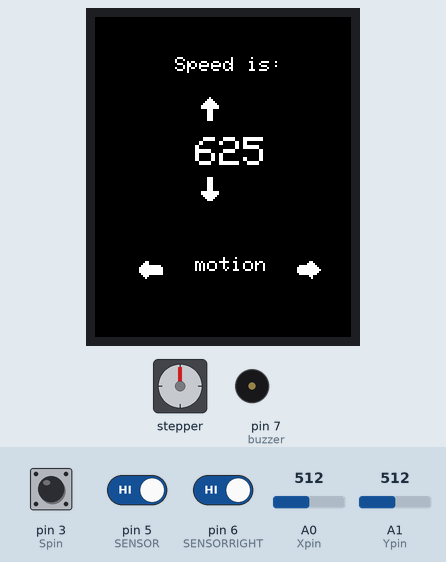
Recording of a sketch running on a simulated Arduino Uno, built with avr-gcc and run on an emulated ATmega328P. On the bench: 128×160 colour display, stepper motor, buzzer (waves = sounding). Inputs (shaded band) come from the test bench; at power-on: A0 (Xpin) = 512, pin 5 (SENSOR) HIGH, A1 (Ypin) = 512, pin 6 (SENSORRIGHT) HIGH, pin 3 (Spin) HIGH. Stepper angles assume 200 steps per turn; what the sketch prints to the serial monitor is not drawn.

Above: at 1.3 s.
1.4 s: A0 (Xpin) set to 705
2.9 s: A0 (Xpin) set to 722
At 3.05 s:
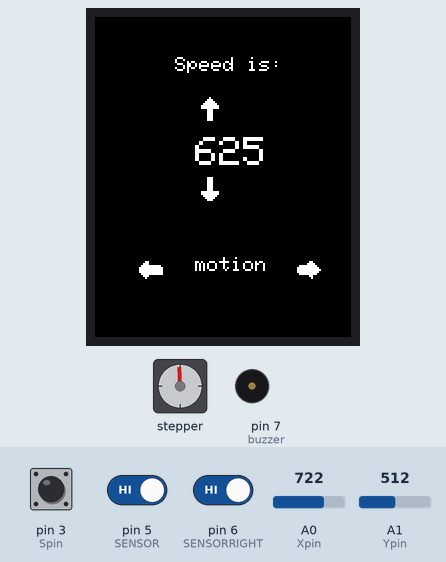
5.3 s: pin 5 (SENSOR) driven LOW
At 5.7 s:
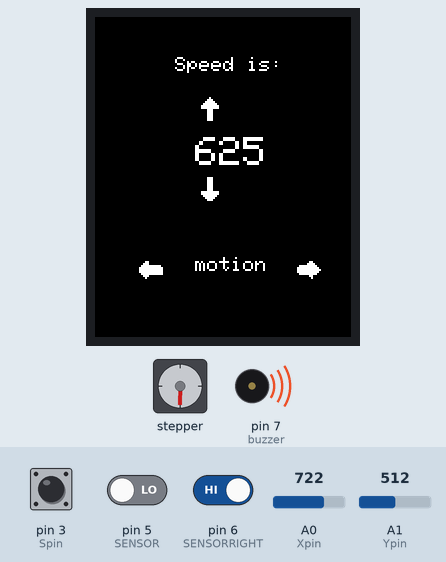
8.3 s: A1 (Ypin) set to 716
At 10.4 s:
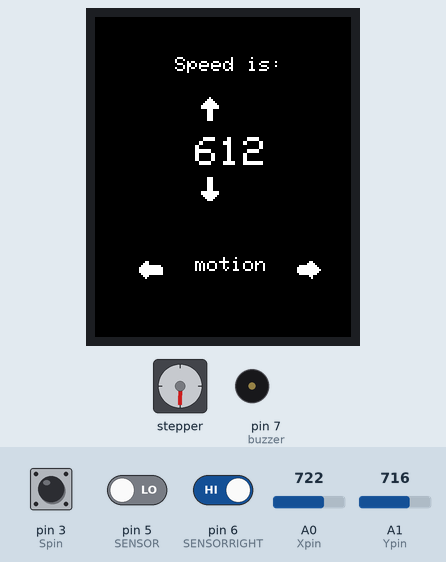
11.0 s: A0 (Xpin) set to 90
At 11.7 s:
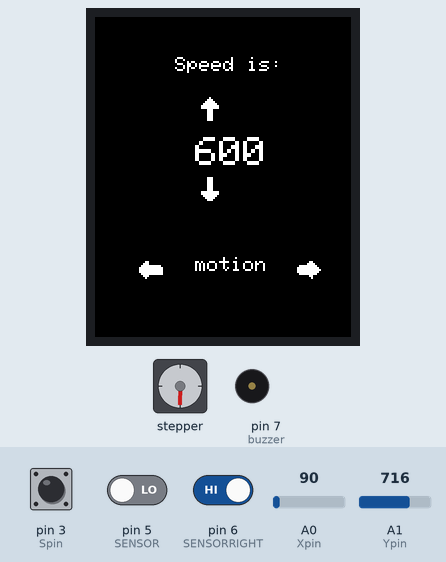
14.0 s: pin 6 (SENSORRIGHT) driven LOW
At 15.1 s:
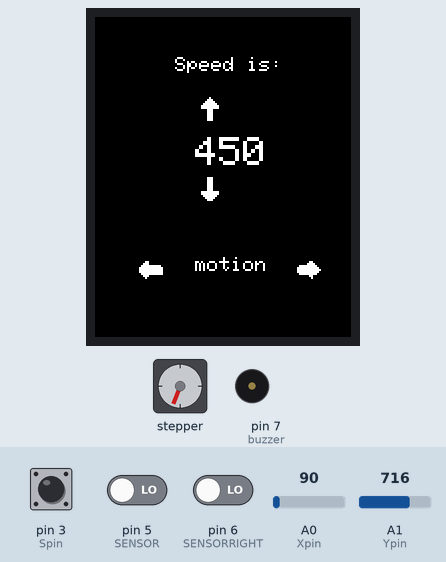
Timing chart, 0 to 18.0 s (numbered marks = the images above; inputs shaded):
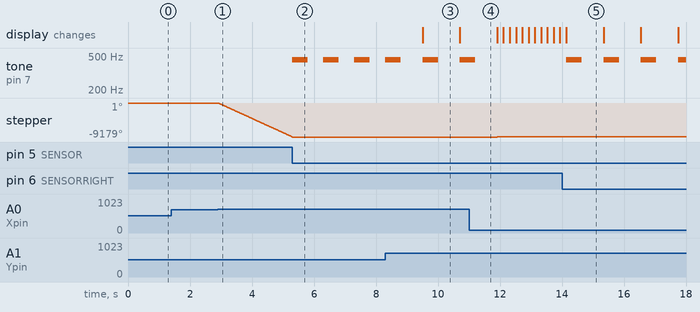

Measured:
- the behaviour switches between 712 and 713 on A0 (Xpin) (found by bisection; images 0 and 1)
- after the input at 1.4 s, every drawn part: stays the same
- after the input at 2.9 s, stepper: keeps turning counter-clockwise at about 3824°/s, starting at once
- after the input at 5.3 s, tone on pin 7 (buzzer): alternates 450 Hz for 0.50 s and silent for 0.50 s, starting at once
- after the input at 8.3 s, the display: changes after 1.2 s (image 3)
- after the input at 11.0 s, tone on pin 7 (buzzer): goes on until 11.2 s, then stays silent; stepper: keeps turning clockwise at about 10°/s, starting after 0.91 s
- after the input at 14.0 s, tone on pin 7 (buzzer): alternates 450 Hz for 0.50 s and silent for 0.70 s, starting after 0.14 s; stepper: stops changing and stays -9159°
- what the display in image 3 shows lasts 1.2 s, from 9.5 s to 10.7 s

The sketch:

FYP_PART_2working.ino
```cpp
#include <Adafruit_GFX.h>
#include <Adafruit_ST7735.h>
#include <SPI.h>
#include <Arduino.h>
#include <AccelStepper.h>

#define TFT_RST  12
#define TFT_CS   10
#define TFT_DC   9

#define MOTOR_STEPS 200
#define DIR A4
#define STEP A3

#define BLACK   0x0000
#define WHITE   0xffff
#define BLUE    0x001F
#define RED     0xF800
#define GREEN   0x07E0
#define CYAN    0x07FF
#define MAGENTA 0xF81F
#define YELLOW  0xFFE0

#define SENSOR 5
#define SENSORRIGHT 6
#define MOTOR_STEPS 200
#define DIR A4
#define STEP A3

const unsigned char down_15 [] PROGMEM = {0xfc, 0x7e, 0xfc, 0x7e, 0xfc, 0x7e, 0xfc, 0x7e, 0xfc, 0x7e, 0xfc, 0x7e, 0xfc, 0x7e, 0xe0, 0x0e, 0xe0, 0x0e, 0xf0, 0x1e, 0xf8, 0x3e, 0xfc, 0x7e, 0xff, 0xfe, 0xff, 0xfe, 0xff, 0xfe};
const unsigned char up_15 [] PROGMEM = {0xfe, 0xfe, 0xfc, 0x7e, 0xf8, 0x3e, 0xf0, 0x1e, 0xe0, 0x0e, 0xe0, 0x0e, 0xfc, 0x7e, 0xfc, 0x7e, 0xfc, 0x7e, 0xfc, 0x7e, 0xfc, 0x7e, 0xfc, 0x7e, 0xff, 0xfe, 0xff, 0xfe, 0xff, 0xfe};
const unsigned char left_15 [] PROGMEM = {0xff, 0xfe, 0xff, 0xfe, 0xf9, 0xfe, 0xf1, 0xfe, 0xe0, 0x06, 0xc0, 0x02, 0xc0, 0x02, 0xc0, 0x02, 0xe0, 0x02, 0xf1, 0xfe, 0xfb, 0xfe, 0xff, 0xfe, 0xff, 0xfe, 0xff, 0xfe, 0xff, 0xfe};
const unsigned char right_15 [] PROGMEM = {0xff, 0xfe, 0xff, 0xfe, 0xfe, 0x7e, 0xfc, 0x3e, 0xc0, 0x1e, 0x80, 0x0e, 0x80, 0x06, 0x80, 0x0e, 0xc0, 0x1e, 0xfe, 0x7e, 0xff, 0x7e, 0xff, 0xfe, 0xff, 0xfe, 0xff, 0xfe, 0xff, 0xfe};

AccelStepper stepper(AccelStepper::DRIVER, STEP, DIR );

Adafruit_ST7735 tft = Adafruit_ST7735(TFT_CS, TFT_DC, TFT_RST);

int Xpin = A0;
int Ypin = A1;
int Spin = 3;
int Xval;
int Yval;
int Sval;
int motorspeed =5000;
//int sensorLeft;
//int sensorRight;
int buzzer = 7;
bool updateMenu = true;

void setup()
{
  pinMode (Xpin, INPUT);
  pinMode (Ypin , INPUT);
  pinMode (Spin, INPUT);
  digitalWrite(Spin, HIGH);
  pinMode(SENSOR, INPUT_PULLUP);// define pin as Input  sensor
  pinMode(SENSORRIGHT, INPUT_PULLUP);// define pin as Input  sensor
  Serial.begin(9600);
  stepper.setMaxSpeed(8000);
  stepper.setSpeed(3000);
  tft.setTextColor(WHITE);
  tft.initR (INITR_BLACKTAB);
  Serial.begin (9600);
  tft.setRotation (0);
  tft.fillScreen (BLACK);
  tft.setTextSize(1);
  tft.setCursor(40, 20);
  tft.print("Speed is: ");
  tft.drawBitmap (50, 40, up_15, 15, 15, BLACK, WHITE);
  tft.drawBitmap (50, 80, down_15, 15, 15, BLACK, WHITE);
  tft.setCursor(50, 120);
  tft.print("motion");
  tft.drawBitmap (100, 120, right_15, 15, 15, BLACK, WHITE);
  tft.drawBitmap (20, 120, left_15, 15, 15, BLACK, WHITE);
}

void loop()
{

  int  sensorLeft = digitalRead(SENSOR); // read the sensorleft
  int  sensorRight = digitalRead(SENSORRIGHT);
  Xval = analogRead(Xpin);
  Yval = analogRead(Ypin);
  Sval = digitalRead(Spin);

  if (updateMenu){
    updateMenu = false;
      tft.fillRect(50, 60, 60, 20, BLACK);
      tft.setTextSize(2);
     tft.setCursor(50, 60);
    tft.print(motorspeed/8);
  }

  //stepper.runSpeed();
  if ( Xval > 712 ) {
    if ( sensorLeft == 0) {
      Serial.println(" left Obstacle detected");
     tone ( buzzer , 450);
      delay(500);
      noTone(buzzer);
      delay(500);
    }
    else {
      stepper.setSpeed(-1* motorspeed);
      stepper.runSpeed();
    }
  }

  if (Xval < 100 ) {
    if(sensorRight == 0){
    Serial.println(" Right Obstacle detected");
      tone ( buzzer , 450);
      delay(500);
      noTone(buzzer);
      delay(500);

      }
      else {

    stepper.setSpeed(motorspeed);
    stepper.runSpeed();
      }
  }
  if (Yval < 100){
    motorspeed = motorspeed + 100;
    delay(200);
    Serial.println(motorspeed);
    updateMenu = true;
  }
  if (Yval > 712 && motorspeed >0)
  {
    motorspeed = motorspeed -100;
    delay(200);
    Serial.println(motorspeed);
    updateMenu = true;
  }

}
```
